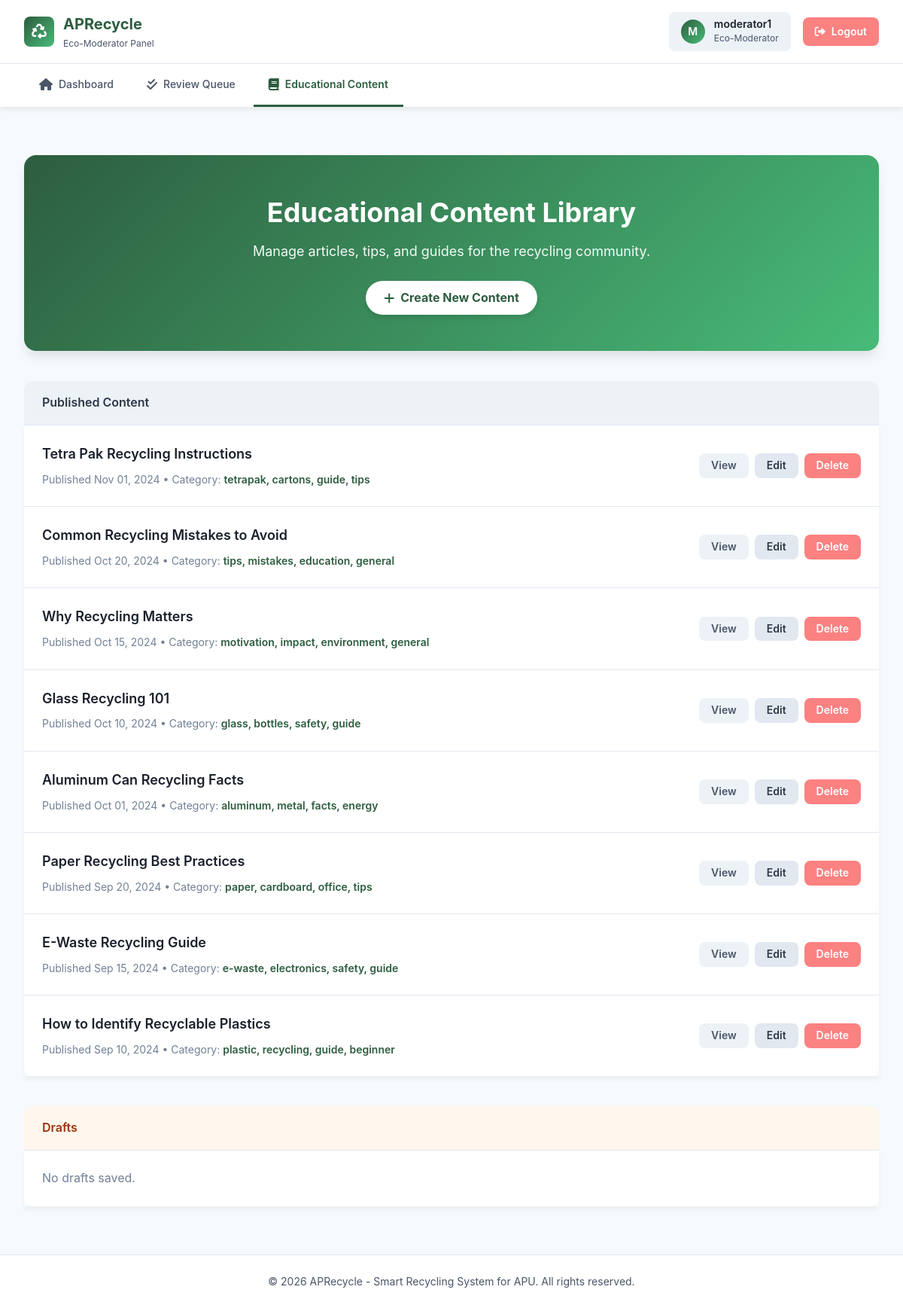
Before: /eco-moderator/educational_content.php (signed in) with the older database file.
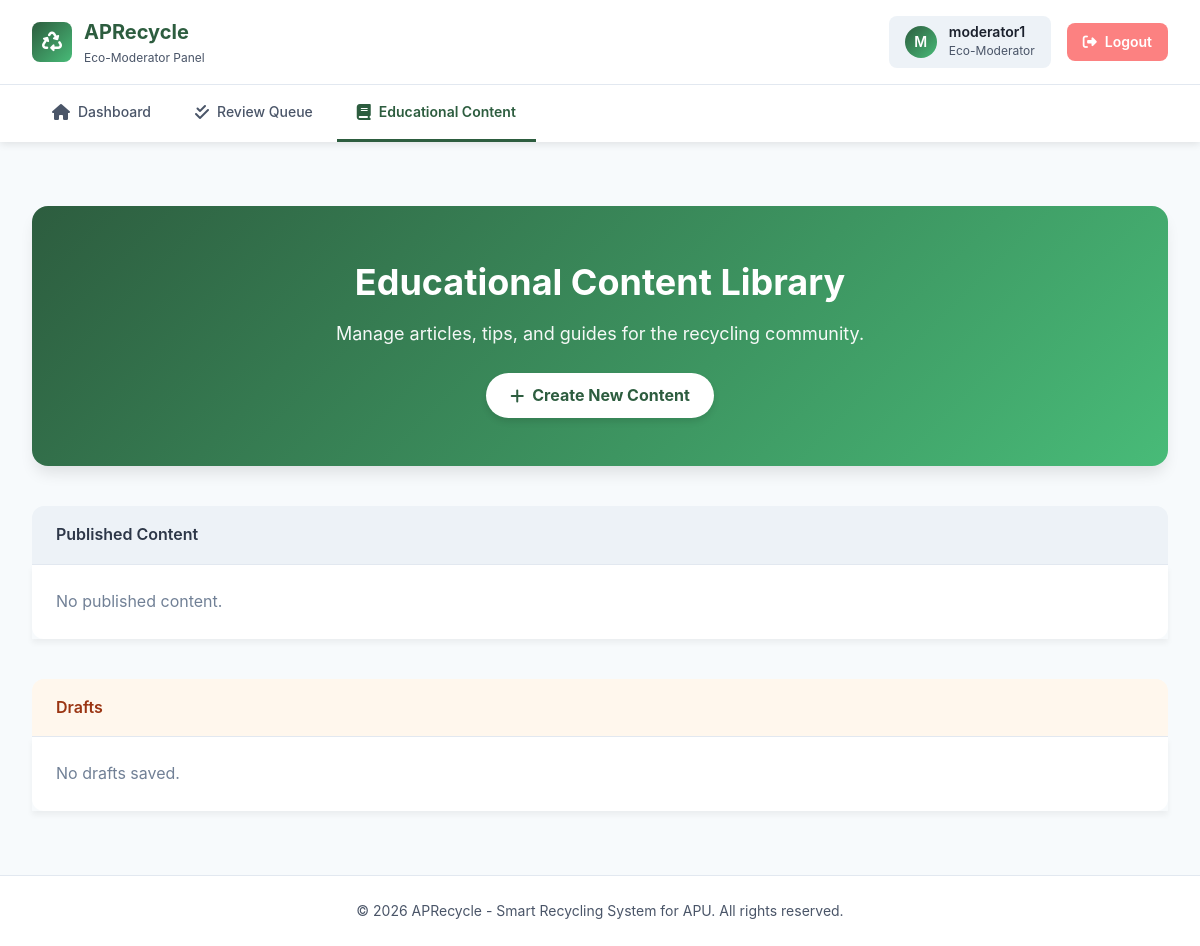
After: the same page with the newer database file.
### tables this page shows
CREATE TABLE IF NOT EXISTS `educational_content` (
  `content_id` int NOT NULL AUTO_INCREMENT,
  `title` varchar(50) NOT NULL,
  `content_body` text NOT NULL,
  `image` varchar(255) NOT NULL,
  `tags` varchar(255) NOT NULL,
  `created_at` datetime NOT NULL DEFAULT CURRENT_TIMESTAMP,
  `author_id` int DEFAULT NULL,
  PRIMARY KEY (`content_id`),
  KEY `author_id` (`author_id`)
);

### eco-moderator/educational_content.php (the view, shortened to what this page needs)
<?php
$conn = getDBConnection();
$sql_pub = "SELECT * FROM educational_content WHERE status = 'published' ORDER BY created_at DESC";
$res_pub = $conn->query($sql_pub);
$sql_draft = "SELECT * FROM educational_content WHERE status = 'draft' ORDER BY created_at DESC";
$res_draft = $conn->query($sql_draft);
?>
<!DOCTYPE html>
<html lang="en">
<head>
    <link rel="stylesheet" href="../css/styles.css">
    <link rel="stylesheet" href="https://cdnjs.cloudflare.com/ajax/libs/font-awesome/6.0.0/css/all.min.css">
</head>
<body>
    <?php include 'includes/header.php'; ?>
    <div class="container" style="padding-top: 2rem;">
        <div class="page-hero">
            <h1>Educational Content Library</h1>
            <p>Manage articles, tips, and guides for the recycling community.</p>
            <a href="content-creation.php" class="btn-hero-action">
                <i class="fas fa-plus"></i> Create New Content
            </a>
        </div>
        <div class="section-title">Published Content</div>
        <div class="card" style="padding: 0; border-top-left-radius: 0; border-top-right-radius: 0; box-shadow: 0 4px 6px rgba(0,0,0,0.05);">
            <?php if ($res_pub && $res_pub->num_rows > 0): ?>
                <?php while($row = $res_pub->fetch_assoc()): ?>
                    <div class="content-card">
                        <div style="flex: 1;">
                            <h3 style="margin: 0; color: var(--color-gray-800); font-size: 1.125rem;"><?php echo htmlspecialchars($row['title']); ?></h3>
                            <div class="meta-info">
                                <?php
                                    $raw_tags = $row['tags'];
                                    $normalized_tags = str_replace(['General, Tips', 'General,Tips'], 'General Tips', $raw_tags);
                                    $tags_display = htmlspecialchars(implode(', ', array_map('trim', explode(',', $normalized_tags))));
                                ?>
                                Published <?php echo date('M d, Y', strtotime($row['created_at'])); ?>
                                &bull; Category: <span style="font-weight: 600; color: var(--color-primary);"><?php echo $tags_display; ?></span>
                            </div>
                        </div>
                        <div class="action-buttons">
                            <a href="content-view.php?id=<?php echo $row['content_id']; ?>" class="btn btn-secondary btn-sm" style="background: #edf2f7; color: #4a5568;">View</a>
                            <a href="content-edit.php?id=<?php echo $row['content_id']; ?>" class="btn btn-secondary btn-sm">Edit</a>
                            <a href="content-delete.php?id=<?php echo $row['content_id']; ?>" class="btn btn-danger btn-sm" onclick="return confirm('Are you sure you want to delete this article?');">Delete</a>
                        </div>
                    </div>
                <?php endwhile; ?>
            <?php else: ?>
                <div class="content-card">
                    <p style="color: var(--color-gray-500); margin: 0;">No published content.</p>
                </div>
            <?php endif; ?>
        </div>
        <div class="section-title" style="margin-top: 2.5rem; background: #fff7ed; color: #9a3412;">Drafts</div>
        <div class="card" style="padding: 0; border-top-left-radius: 0; border-top-right-radius: 0; box-shadow: 0 4px 6px rgba(0,0,0,0.05);">
            <?php if ($res_draft && $res_draft->num_rows > 0): ?>
                <?php while($row = $res_draft->fetch_assoc()): ?>
                    <div class="content-card">
                        <div style="flex: 1;">
                            <h3 style="margin: 0; color: var(--color-gray-800); font-size: 1.125rem;">
                                <?php echo htmlspecialchars($row['title']); ?>
                                <span style="font-size: 0.75rem; background: #fed7aa; color: #9a3412; padding: 2px 8px; border-radius: 4px; margin-left: 8px;">DRAFT</span>
                            </h3>
                            <div class="meta-info">
                                Created <?php echo date('M d, Y', strtotime($row['created_at'])); ?>
                            </div>
                        </div>
                        <div class="action-buttons">
                            <a href="content-edit.php?id=<?php echo $row['content_id']; ?>" class="btn btn-secondary btn-sm">Edit</a>
                            <a href="content-delete.php?id=<?php echo $row['content_id']; ?>" class="btn btn-danger btn-sm" onclick="return confirm('Delete this draft?');">Delete</a>
                        </div>
                    </div>
                <?php endwhile; ?>
            <?php else: ?>
                <div class="content-card">
                    <p style="color: var(--color-gray-500); margin: 0;">No drafts saved.</p>
                </div>
            <?php endif; ?>
        </div>
    </div>
    <?php include 'includes/footer.php'; ?>
</body>
</html>

### eco-moderator/includes/header.php (shortened to what this page needs)
<?php
$current_page = basename($_SERVER['PHP_SELF']);
?>
<!DOCTYPE html>
<html lang="en">
<head>
    <link rel="stylesheet" href="../css/styles.css">
    <link rel="stylesheet" href="https://cdnjs.cloudflare.com/ajax/libs/font-awesome/6.4.0/css/all.min.css">
</head>
<body>
    <header class="moderator-header">
        <div class="moderator-header-top">
            <a href="dashboard.php" class="moderator-logo">
                <div class="moderator-logo-icon">
                    <i class="fas fa-recycle"></i>
                </div>
                <div class="moderator-logo-text">
                    <h1>APRecycle</h1>
                    <p>Eco-Moderator Panel</p>
                </div>
            </a>
            <div class="moderator-user-info">
                <div class="moderator-user-profile">
                    <div class="moderator-user-avatar">
                        <?php echo strtoupper(substr($_SESSION['username'], 0, 1)); ?>
                    </div>
                    <div class="moderator-user-details">
                        <span class="moderator-user-name"><?php echo htmlspecialchars($_SESSION['username']); ?></span>
                        <span class="moderator-user-role">Eco-Moderator</span>
                    </div>
                </div>
                <a href="../logout.php" class="btn-logout">
                    <i class="fas fa-sign-out-alt"></i>
                    <span>Logout</span>
                </a>
            </div>
        </div>
        <nav class="moderator-nav">
            <ul class="moderator-nav-tabs">
                <li class="moderator-nav-tab">
                    <a href="dashboard.php"
                        class="moderator-nav-link <?php echo $current_page == 'dashboard.php' ? 'active' : ''; ?>">
                        <i class="fas fa-home moderator-nav-icon"></i>
                        <span>Dashboard</span>
                    </a>
                </li>
                <li class="moderator-nav-tab">
                    <a href="review-queue.php"
                        class="moderator-nav-link <?php echo $current_page == 'review-queue.php' ? 'active' : ''; ?>">
                        <i class="fas fa-check-double moderator-nav-icon"></i>
                        <span>Review Queue</span>
                    </a>
                </li>
                <li class="moderator-nav-tab">
                    <a href="educational_content.php"
                        class="moderator-nav-link <?php echo ($current_page == 'educational_content.php' || $current_page == 'content-creation.php' || $current_page == 'content-edit.php') ? 'active' : ''; ?>">
                        <i class="fas fa-book moderator-nav-icon"></i>
                        <span>Educational Content</span>
                    </a>
                </li>
            </ul>
        </nav>
    </header>
    <main class="moderator-content">

### eco-moderator/includes/footer.php
</main>
<footer
    style="background: var(--color-white); padding: var(--space-6) var(--space-8); margin-top: var(--space-8); border-top: 1px solid var(--color-gray-200); text-align: center;">
    <p style="color: var(--color-gray-600); font-size: var(--text-sm); margin: 0;">
        &copy; <?php echo date('Y'); ?> APRecycle - Smart Recycling System for APU. All rights reserved.
    </p>
</footer>
</body>
</html>

### css/styles.css (style rules this page uses)
* { margin: 0; padding: 0; box-sizing: border-box; }
body { font-family: var(--font-sans); color: #2D3748; }
h1 { font-size: 2.25rem; font-weight: 700; }
body { font-size: 1rem; line-height: 1.6; }
h3 { font-size: 1.5rem; font-weight: 600; }
.btn-danger { background: var(--color-error); color: white; }
.btn-secondary { background: var(--color-gray-200); color: var(--color-gray-700); }

### css/variables.css (style rules this page uses)
:root { --color-primary: #2D5D3F; --color-primary-light: #3A7A54; --color-primary-dark: #1F4129; --color-secondary: #48BB78; --color-secondary-light: #68D391; --color-accent-blue: #4299E1; --color-accent-yellow: #FFD93D; --color-accent-brown: #8B4513; --color-white: #FFFFFF; --color-gray-50: #F7FAFC; --color-gray-100: #EDF2F7; --color-gray-200: #E2E8F0; --color-gray-300: #CBD5E0; --color-gray-400: #A0AEC0; --color-gray-500: #718096; --color-gray-600: #4A5568; --color-gray-700: #2D3748; --color-gray-800: #1A202C; --color-gray-900: #171923; --color-success: #48BB78; --color-success-light: #C6F6D5; --color-warning: #ED8936; --color-warning-light: #FEEBC8; --color-error: #FC8181; --color-error-light: #FED7D7; --color-info: #4299E1; --color-info-light: #BEE3F8; --gradient-primary: linear-gradient(135deg, #2D5D3F 0%, #48BB78 100%); --gradient-success: linear-gradient(135deg, #48BB78 0%, #38A169 100%); --gradient-badge: linear-gradient(135deg, #667eea 0%, #764ba2 100%); --shadow-sm: 0 1px 3px rgba(0,0,0,0.12), 0 1px 2px rgba(0,0,0,0.24); --shadow-md: 0 2px 8px rgba(0,0,0,0.1); --shadow-lg: 0 4px 12px rgba(0,0,0,0.15); --shadow-xl: 0 10px 40px rgba(0,0,0,0.2); --radius-sm: 4px; --radius-md: 8px; --radius-lg: 12px; --radius-xl: 16px; --radius-full: 9999px; --space-1: 0.25rem; --space-2: 0.5rem; --space-3: 0.75rem; --space-4: 1rem; --space-5: 1.25rem; --space-6: 1.5rem; --space-8: 2rem; --space-10: 2.5rem; --space-12: 3rem; --font-sans: -apple-system, BlinkMacSystemFont, 'Segoe UI', 'Roboto', 'Oxygen', 'Ubuntu', 'Cantarell', 'Fira Sans', 'Droid Sans', 'Helvetica Neue', sans-serif; --font-mono: 'SFMono-Regular', Consolas, 'Liberation Mono', Menlo, monospace; --text-xs: 0.75rem; --text-sm: 0.875rem; --text-base: 1rem; --text-lg: 1.125rem; --text-xl: 1.25rem; --text-2xl: 1.5rem; --text-3xl: 1.875rem; --text-4xl: 2.25rem; }

### eco-moderator/educational_content.php (style rules this page uses)
.page-hero { background: linear-gradient(135deg, var(--color-primary) 0%, var(--color-secondary) 100%); color: white; padding: 3rem 2rem; border-radius: 1rem; margin-bottom: 2.5rem; text-align: center; box-shadow: 0 10px 15px -3px rgba(0, 0, 0, 0.1); }
.page-hero h1 { font-size: 2.25rem; font-weight: 700; margin-bottom: 0.5rem; }
.page-hero p { font-size: 1.125rem; opacity: 0.95; margin: 0 0 1.5rem 0; }
.btn-hero-action { display: inline-flex; align-items: center; gap: 8px; background: white; color: var(--color-primary); padding: 10px 24px; border-radius: 30px; font-weight: 700; text-decoration: none; box-shadow: 0 4px 6px rgba(0,0,0,0.1); transition: transform 0.2s, box-shadow 0.2s; }
.section-title { background: var(--color-gray-100); padding: 1rem 1.5rem; font-weight: 600; color: var(--color-gray-700); border-top-left-radius: 12px; border-top-right-radius: 12px; margin-top: 2rem; border-bottom: 1px solid #e2e8f0; }
.content-card { background: white; padding: 1.5rem; border-bottom: 1px solid #e2e8f0; display: flex; justify-content: space-between; align-items: center; }
.content-card:last-child { border-bottom: none; border-bottom-left-radius: 12px; border-bottom-right-radius: 12px; }
.meta-info { color: var(--color-gray-500); font-size: 0.875rem; margin-top: 0.5rem; }
.action-buttons { display: flex; gap: 0.5rem; }
.btn-sm { padding: 0.5rem 1rem; border-radius: 8px; text-decoration: none; font-weight: 600; font-size: 0.875rem; border: none; cursor: pointer; display: inline-block; transition: all 0.2s ease; line-height: 1.2; }

Changed rows visible on the page:
removed educational_content: title "Tetra Pak Recycling Instructions", created_at "Nov 01, 2024", tags "tetrapak, cartons, guide, tips"
removed educational_content: title "Common Recycling Mistakes to Avoid", created_at "Oct 20, 2024", tags "tips, mistakes, education, general"
removed educational_content: title "Why Recycling Matters", created_at "Oct 15, 2024", tags "motivation, impact, environment, general"
removed educational_content: title "Glass Recycling 101", created_at "Oct 10, 2024", tags "glass, bottles, safety, guide"
removed educational_content: title "Aluminum Can Recycling Facts", created_at "Oct 01, 2024", tags "aluminum, metal, facts, energy"
removed educational_content: title "Paper Recycling Best Practices", created_at "Sep 20, 2024", tags "paper, cardboard, office, tips"
removed educational_content: title "E-Waste Recycling Guide", created_at "Sep 15, 2024", tags "e-waste, electronics, safety, guide"
removed educational_content: title "How to Identify Recyclable Plastics", created_at "Sep 10, 2024", tags "plastic, recycling, guide, beginner"
Other visible differences:
text now shown: "No published content."
